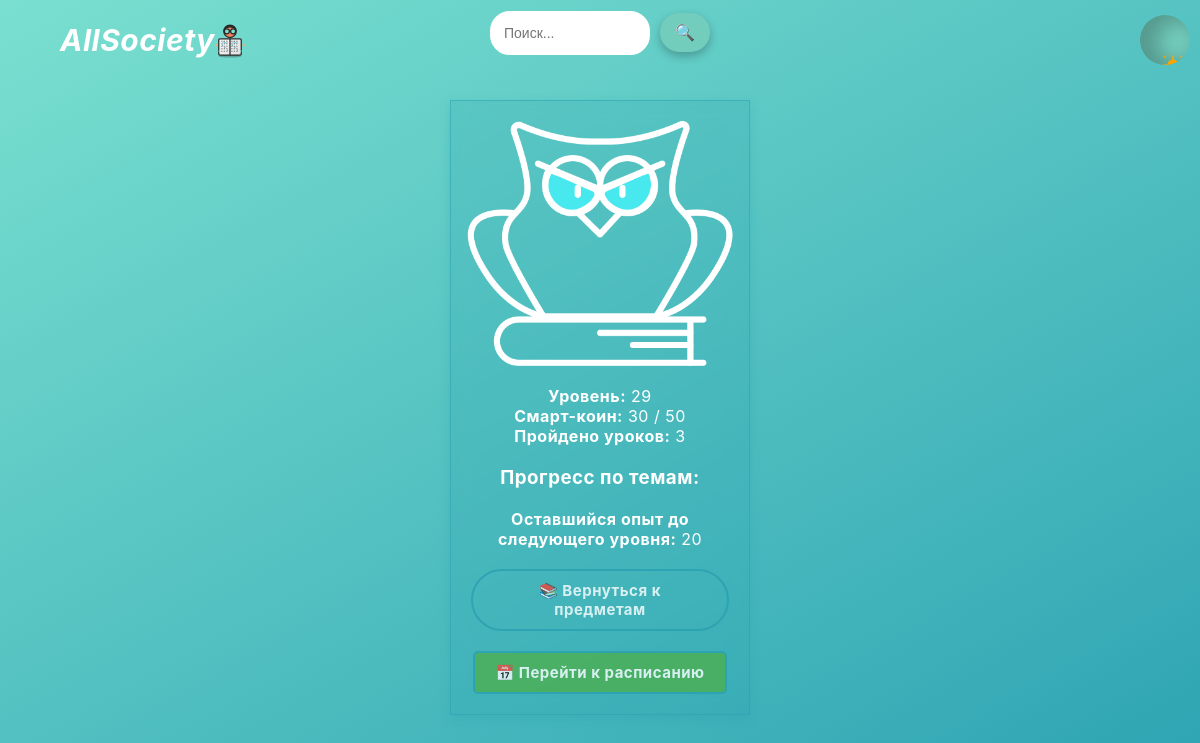
Page /character/status/ (signed in) on the earlier database version.
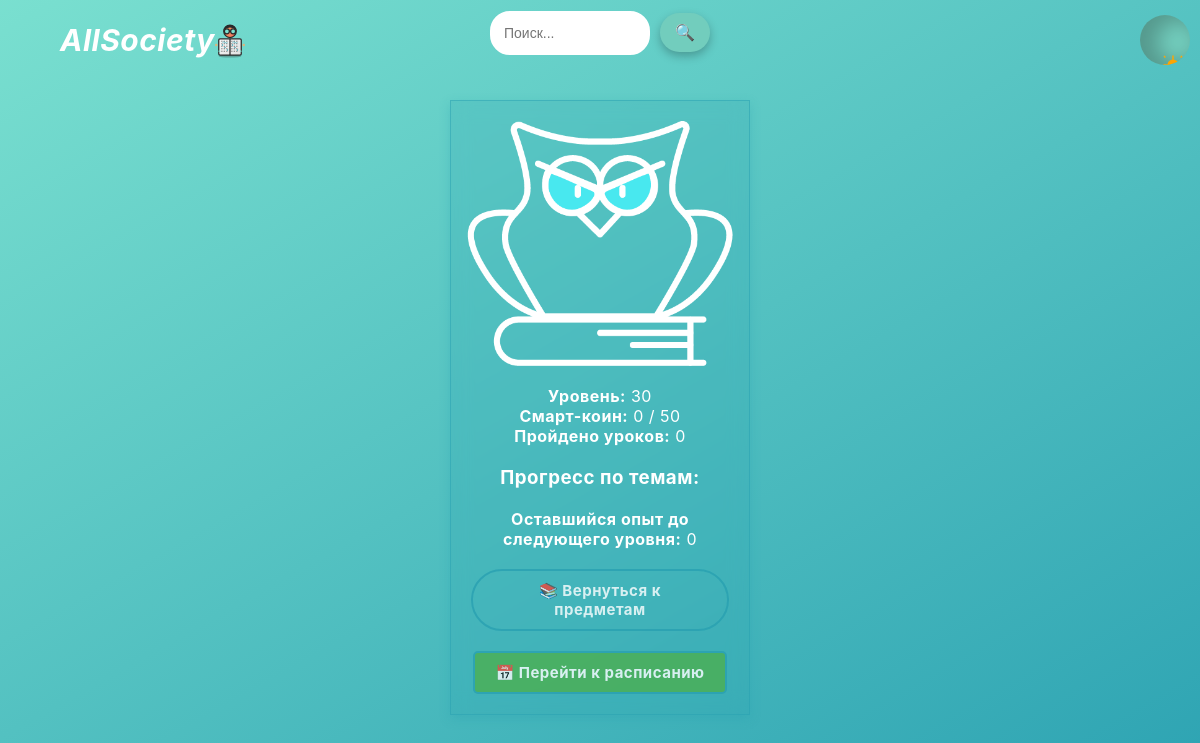
Same page on the later database version.
### character/models.py (models this page shows, shortened)
class CharacterProgress(models.Model):
    user = models.OneToOneField(User, on_delete=models.CASCADE)
    level = models.IntegerField(default=1)
    exp = models.IntegerField(default=0)
    def get_topic_progress(self):
        topics = LessonProgress.objects.filter(user=self.user).values('topic').distinct()
        progress = {}
        for topic in topics:
            completed_lessons = LessonProgress.objects.filter(user=self.user, topic=topic['topic'], completed=True).count()
            progress[topic['topic']] = completed_lessons
        return progress

### character/views.py (the view)
# urls.py: path("status/", character_status, name="character_status"),
@login_required
def character_status(request):
    progress, created = CharacterProgress.objects.get_or_create(user=request.user)
    lessons_completed = progress.exp // 10
    remaining_exp = 50 - (progress.exp % 50) if progress.exp % 50 != 0 else 0
    topic_progress = progress.get_topic_progress()
    return render(request, "status.html", {
        "progress": progress,
        "lessons_completed": lessons_completed,
        "remaining_exp": remaining_exp,
        "topic_progress": topic_progress
    })

### character/templates/status.html (shortened to what this page needs)
{% extends "base.html" %}
{% load static %}
{% block content %}
    <div class="character-box" style="display: flex; flex-direction: column; align-items: center;">
        <img src="{% static 'images/character_super.png' %}" id="character-img" alt="Персонаж" style="max-width: 300px; margin-bottom: 20px;">
        <p><strong>Уровень:</strong> {{ progress.level }}</p>
        <p><strong>Смарт-коин:</strong> {{ progress.exp }} / 50</p>
        <p><strong>Пройдено уроков:</strong> {{ lessons_completed }}</p>
        <div class="topic-progress" style="margin-top: 20px;">
            <h3>Прогресс по темам:</h3>
        </div>
        <div class="progress-info" style="text-align: center; margin-top: 20px;">
            <p><strong>Оставшийся опыт до следующего уровня:</strong> {{ remaining_exp }}</p>
        </div>
        <a href="{% url 'subjects_list' %}" class="button subjects-button" style="margin-top: 20px;">📚 Вернуться к предметам</a>
        <a href="{% url 'schedule' %}" class="button schedule-button" style="margin-top: 20px; background-color: #4CAF50; color: white; padding: 10px 20px; text-decoration: none; border-radius: 5px;">
            📅 Перейти к расписанию
        </a>
    </div>
{% endblock %}

### courses/templates/base.html (shortened to what this page needs)
{% load static %}
<!DOCTYPE html>
<html lang="ru">
<head>
</head>
<body>
    <body class="{% if dark_mode %}dark-mode{% endif %}">
        <header>
                <span>AllSociety</span>
            <button class="theme-toggle" onclick="toggleTheme()">
                <div class="icon-container">
                </div>
            </button>
        </header>
        <div class="search-box">
            <input type="text" class="search-input" placeholder="Поиск..." onkeyup="searchItems()">
            <button class="search-button">🔍</button>
        </div>
        <div class="container">
            {% block content %}{% endblock %}
        </div>
    </body>
</body>
</html>

Differences in the rows shown:
changed CharacterProgress: level "29" → "30"; exp "30" → "0"
Other differences:
{{ lessons_completed }}: "3" → "0"
{{ remaining_exp }}: "20" → "0"
